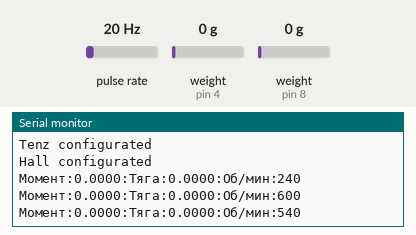
This sketch was run on a simulated Arduino Uno, built with avr-gcc and run on an emulated ATmega328P. Parts: the last lines printed to the serial monitor. Wiring (inferred from the names in the program): pulse sensor: data pin 2. The test bench sets the inputs (shaded band); at power-on: pulse rate 20 Hz, weight on the scale (sensors on pin 4, pin 8) 0 g.

Above: at 3.2 s.
3.3 s: pulse rate (sensor on pin 2) set to 4 Hz
At 4.6 s:
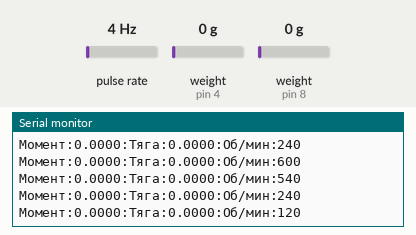
4.8 s: weight on the scale (sensor on pin 4) set to 100 g
At 5.6 s:
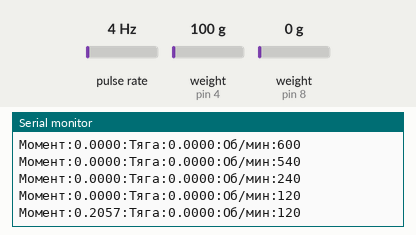
6.3 s: weight on the scale (sensor on pin 8) set to 100 g
At 6.51 s:
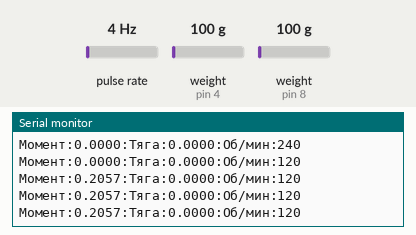
7.8 s: pulse rate (sensor on pin 2) set to 50 Hz
At 8.01 s:
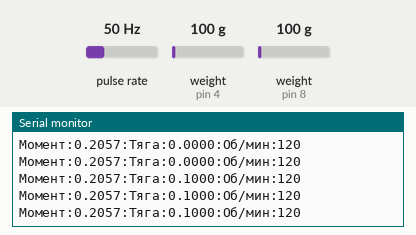
9.3 s: weight on the scale (sensor on pin 4) set to 1250 g
At 9.51 s:
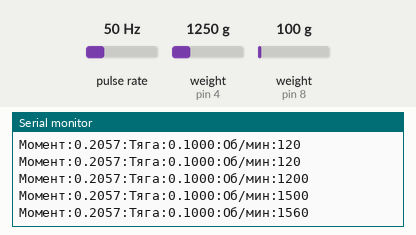
10.8 s: weight on the scale (sensor on pin 8) set to 1250 g
At 10.8 s:
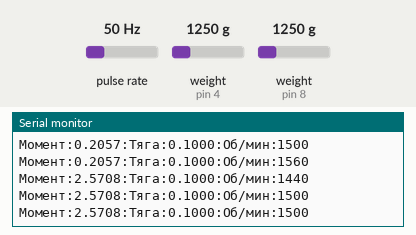
Timing chart, 0 to 13.3 s (numbered marks = the images above; inputs shaded):
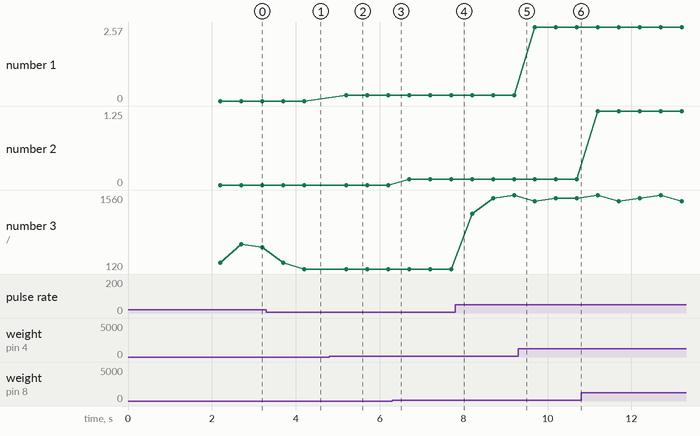

Measured:
- after the input at 3.3 s, the serial monitor: prints a new line after 0.90 s (image 1)
- after the input at 4.8 s, the serial monitor: prints a new line after 0.40 s (image 2)
- plotted number 1: 0 → 0.21 after the input at 4.8 s, 0.21 → 2.57 after the input at 9.3 s
- plotted number 2: 0 → 0.1 after the input at 6.3 s, 0.1 → 1.25 after the input at 10.8 s
- plotted number 3: 540 → 120 after the input at 3.3 s, 120 → 1560 after the input at 7.8 s

The sketch:

shpindel_lite.ino
```cpp
#include <Wire.h>
#include "HX711.h"


// Переменные для настройки
int moment_scale = 1;   // Коэффициент для расчета момента (По умолчанию 1)
int rpm_scale = 1;      // Коэффициент для расчета оборотов (По умолчанию 1)
int thrust_scale = 1;   // Коэффициент для расчета тяги (По умолчанию 1)


HX711 scale1;
HX711 scale2;

#define HALL_PIN_D0 2
#define MAGNET_COUNT 2

// Пины для тензодатчиков
#define TENZ_DOUT_PIN_1 4
#define TENZ_SCK_PIN_1 3
#define TENZ_DOUT_PIN_2 8
#define TENZ_SCK_PIN_2 7


volatile int pulseCount = 0;
unsigned long previousMillis = 0;
const long interval = 500;  // Интервал измерений в миллисекундах
float rpm = 0;

int prevMoment = 0;
int prevThrust = 0;
int prevRpm = 0;

float Moment = 0;

void setup() {
  Serial.begin(115200);
  Serial.println("Start config...");

  // Инициализация тензодатчиков
  scale1.begin(TENZ_DOUT_PIN_1, TENZ_SCK_PIN_1);
  scale1.set_scale(108);
  scale1.tare();

  scale2.begin(TENZ_DOUT_PIN_2, TENZ_SCK_PIN_2);
  scale2.set_scale(105);
  scale2.tare();

  Serial.println("Tenz configurated");

  // Инициализация датчика Холла
  pinMode(HALL_PIN_D0, INPUT);
  attachInterrupt(digitalPinToInterrupt(HALL_PIN_D0), countPulse, RISING);

  Serial.println("Hall configurated");
}

void loop() {
  unsigned long currentMillis = millis();

    if (currentMillis - previousMillis >= interval) {
      previousMillis = currentMillis;

    float kg = scale1.get_units()*0.001;
    float moment = kg * 2.0566;  // Момент
    float thrust = scale2.get_units() * 0.001;  // Тяга

    previousMillis = currentMillis;
    noInterrupts();
    int pulses = pulseCount;
    pulseCount = 0;
    interrupts();

    // Переводим импульсы в полные обороты в минуту (RPM)
    float revolutions = pulses / float(MAGNET_COUNT);  // Количество полных оборотов за секунду
    rpm = revolutions * 120;                            // Переводим в обороты за минуту

    if (moment < 0){
      moment = 0;
    }

    if (thrust < 0){
      thrust = 0;
    }

    moment = moment * moment_scale;
    thrust = thrust * thrust_scale;
    rpm = rpm * rpm_scale;

    if ((moment != prevMoment || thrust != prevThrust || rpm != prevRpm) && (moment > 0.001 || thrust >0.005 || rpm>100)){

      Serial.print("Момент:");
      Serial.print(moment, 4);  // 4 знака после запятой
      Serial.print(":Тяга:");
      Serial.print(thrust * thrust_scale, 4);
      Serial.print(":Об/мин:");
      Serial.println(rpm,0);

    }
    prevMoment = moment;
    prevThrust = thrust;
    prevRpm = rpm;
  }

}

// Функция прерывания для подсчета импульсов с датчика Холла
void countPulse() {
  //Serial.println("pulse");
  pulseCount++;
}
```
